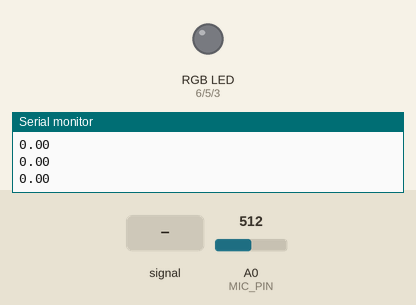
Recording of a sketch running on a simulated Arduino Uno, built with avr-gcc and run on an emulated ATmega328P. Shown: an RGB LED mixed from three pins (HIGH = lit), the last lines printed to the serial monitor. The test bench sets the inputs (shaded band); at power-on: A0 (MIC_PIN) = 512.

Above: at 1.2 s.
1.3 s: A0 (MIC_PIN) fed a 200 Hz sine of ±255 counts around its level
At 2.5 s:
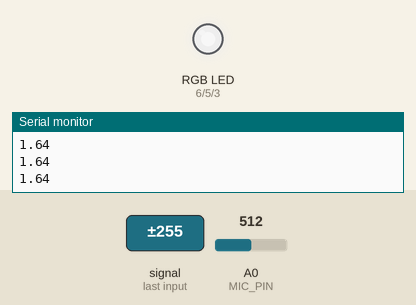
3.0 s: A0 (MIC_PIN) set to 900
At 4.0 s:
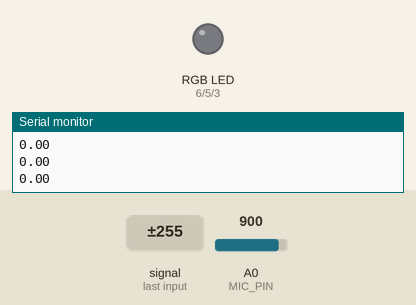
Timing chart, 0 to 6.0 s (numbered marks = the images above; inputs shaded):
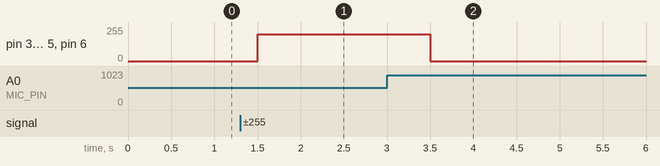

The sketch:

Microphone_Knock_RGB_CC.ino
```cpp
/* -----------------------------------------------
// SparkFun Electret Mic Breakout + RGB LED
// Knock detector — triggers white LED on knock/loud sound
// -----------------------------------------------
// Wiring:
//   Mic VCC → 3.3V  |  Mic GND → GND  |  Mic AUD → A0
//   RGB Red   → Pin 6  (with 220Ω resistor)
//   RGB Green → Pin 5  (with 220Ω resistor)
//   RGB Blue  → Pin 3  (with 220Ω resistor)
//   RGB Common Cathode → GND
// -----------------------------------------------
*/

const int MIC_PIN     = A0;
const int RED_PIN     = 6;
const int GREEN_PIN   = 5;
const int BLUE_PIN    = 3;

const int SAMPLE_WINDOW_MS = 250;  // collect samples for 250ms (4Hz)
const float TRIGGER_VOLTS  = 1.0;  // adjust this threshold to taste
const int LED_ON_MS        = 500;  // how long the LED stays on after a knock

unsigned long ledOnAt = 0;
bool ledActive = false;

void setup() {
  Serial.begin(9600);
  pinMode(RED_PIN,   OUTPUT);
  pinMode(GREEN_PIN, OUTPUT);
  pinMode(BLUE_PIN,  OUTPUT);
}

void loop() {
  // --- Sample the microphone ---
  unsigned long start = millis();
  int signalMin = 1023;
  int signalMax = 0;

  while (millis() - start < SAMPLE_WINDOW_MS) {
    int sample = analogRead(MIC_PIN);
    if (sample > signalMax) signalMax = sample;
    if (sample < signalMin) signalMin = sample;
  }

  int peakToPeak = signalMax - signalMin;
  float volts = (peakToPeak * 3.3) / 1024.0;

  Serial.println(volts);

  // --- Trigger LED if loud enough ---
  if (volts >= TRIGGER_VOLTS) {
    ledActive = true;
    ledOnAt = millis();
  }

  // --- Turn LED on or off based on timer ---
  if (ledActive) {
    // note that the values are NOT 255. This effectively dims the LED
    analogWrite(RED_PIN,   200);
    analogWrite(GREEN_PIN, 200);
    analogWrite(BLUE_PIN,  200);

    if (millis() - ledOnAt >= LED_ON_MS) {
      ledActive = false;
      // THINK! How would the code below change if the LED were to fade off?
      analogWrite(RED_PIN,   0);
      analogWrite(GREEN_PIN, 0);
      analogWrite(BLUE_PIN,  0);
    }
  }
}
```

Measured:
- after the input at 1.3 s, pin 3 (BLUE_PIN), pin 5 (GREEN_PIN), pin 6 (RED_PIN): 0/255 → 200/255 after 0.20 s
- after the input at 3.0 s, pin 3 (BLUE_PIN), pin 5 (GREEN_PIN), pin 6 (RED_PIN): 200/255 → 0/255 after 0.50 s
